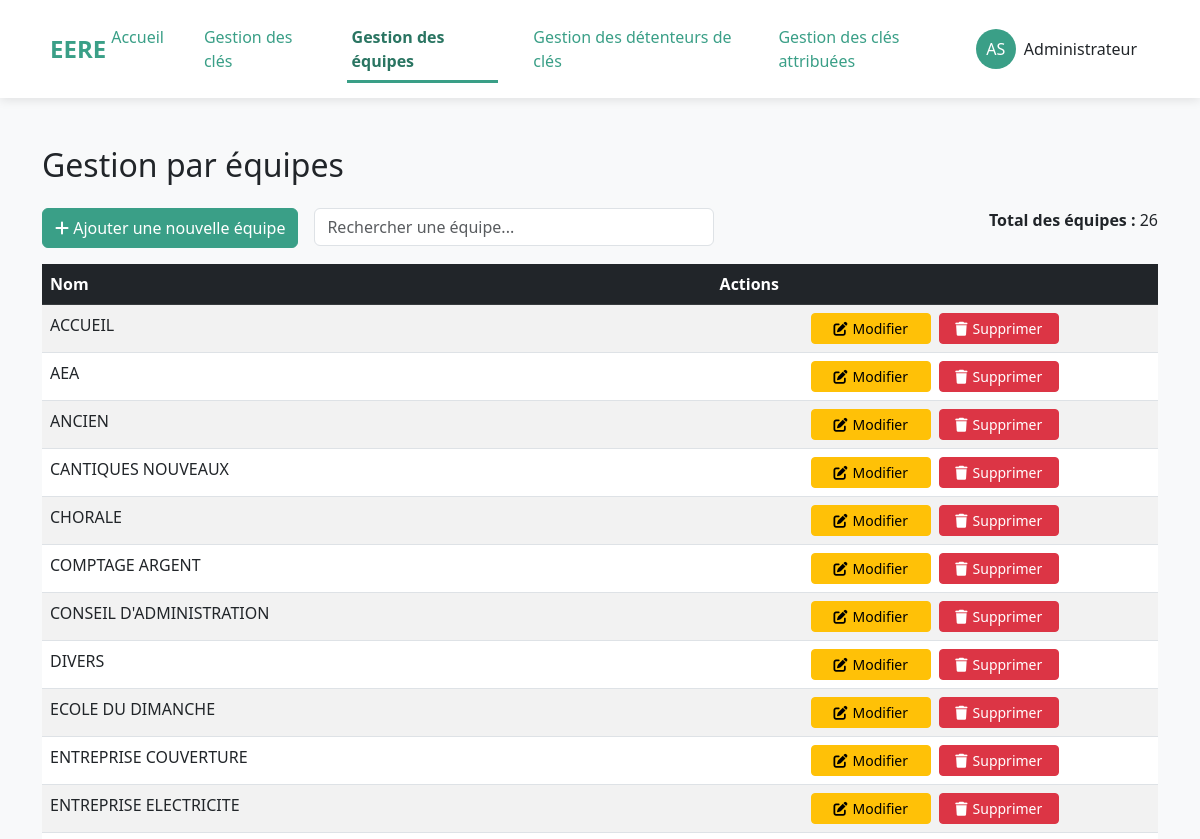
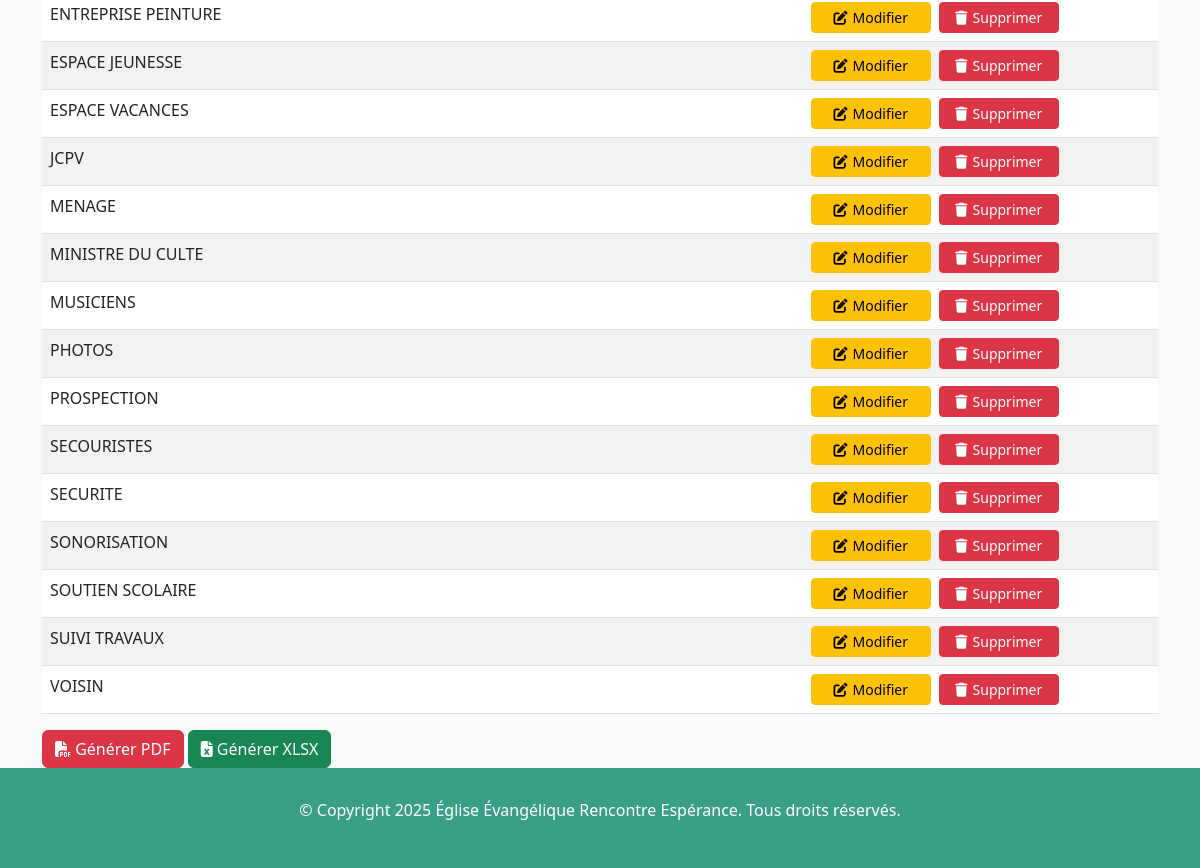
The app's page /teams/ (signed in), older data (2 pictures, top to bottom).
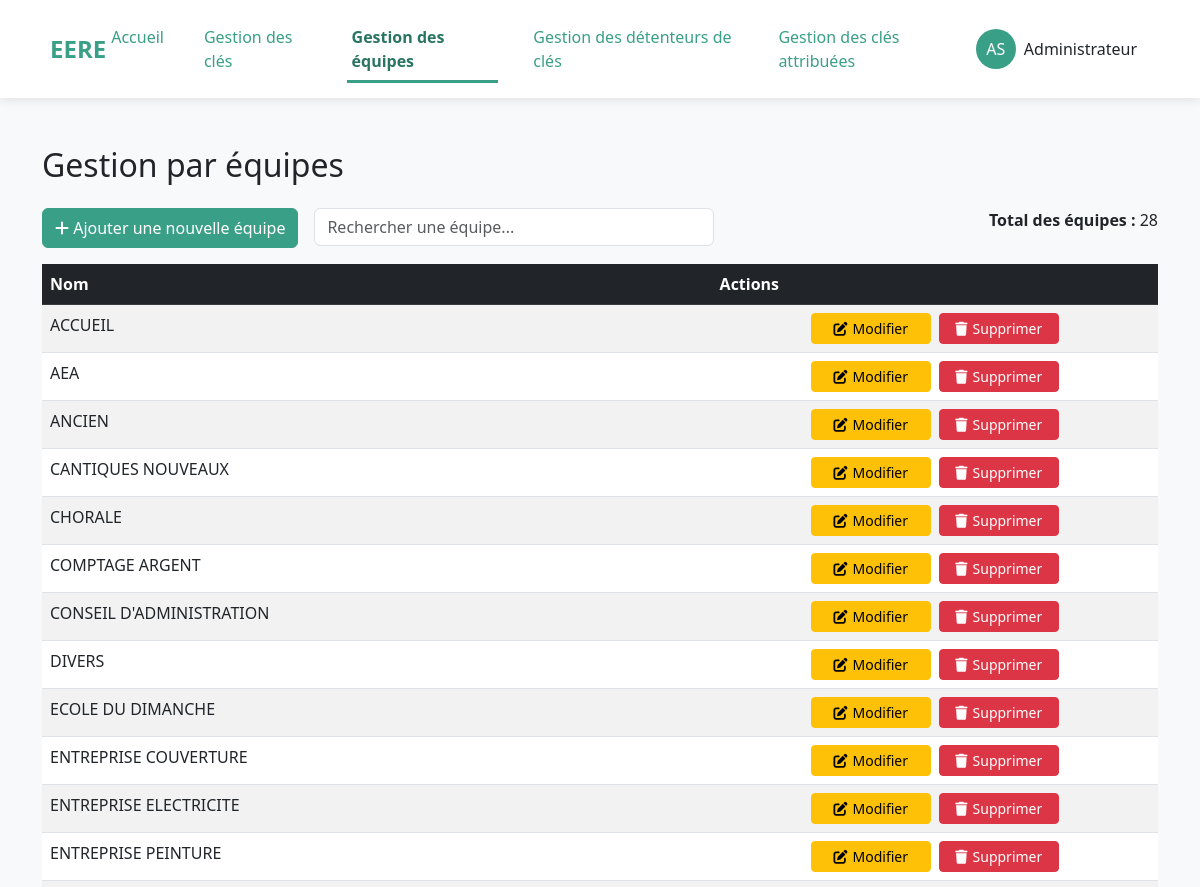
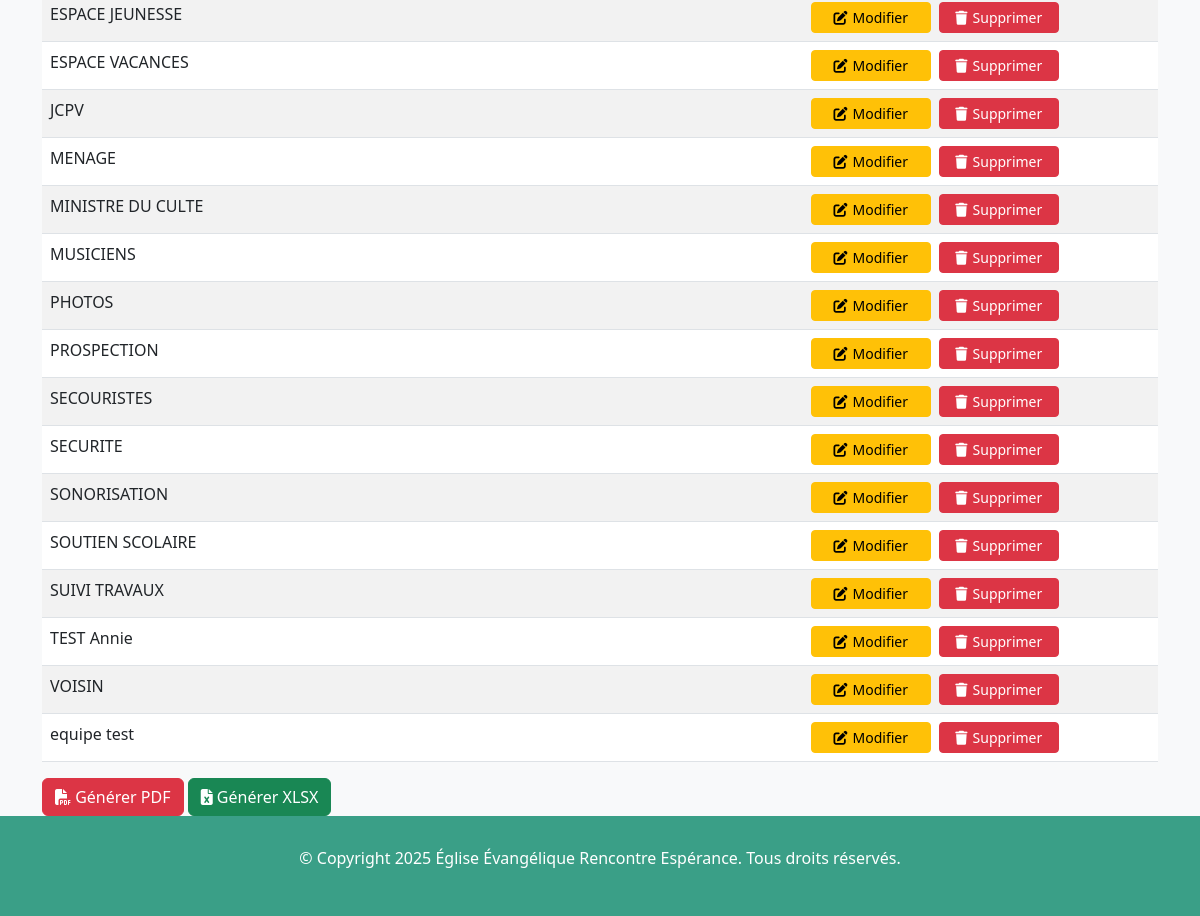
The same page, newer data (2 pictures, top to bottom).
### listings/models.py (models this page shows, shortened)
class Team(models.Model):
    name = models.CharField(max_length=20)

### listings/views.py (the view)
# urls.py: path('teams/', views.team_list, name='team_list'),
def team_list(request):
    users = User.objects.select_related(
        'team').all().order_by('name', 'firstname')
    teams = Team.objects.all().order_by('name')
    teams_count = teams.count()
    user_id = request.GET.get('user_id', None)
    team_id = request.GET.get('team_id', None)
    context = {
        'teams_count': teams_count,
        'teams': teams,
        'users': users,
        'user_id': user_id,
        'team_id': team_id,
        'selected_team_id': team_id,
    }
    return render(request, 'listings/teams.html', context)

### listings/utils.py (called while the page is built)
def set_current_user(user):
    _thread_locals.user = user

    def __call__(self, request):
        if hasattr(request, 'user') and request.user.is_authenticated:
            set_current_user(request.user)
        else:
            set_current_user(None)
        response = self.get_response(request)
        set_current_user(None)
        return response

### listings/templates/listings/teams.html (shortened to what this page needs)
{% extends 'listings/base.html' %}
{% load static %}
{% block content %}
<div class="container mt-5">
    <h2 class="mb-4">Gestion par équipes</h2>
    <div class="d-flex flex-row bd-highlight mb-3 gap-3">
        <button type="button" class="btn btn-primary" data-bs-toggle="modal" data-bs-target="#addTeamModal">
            <i class="fas fa-plus"></i> Ajouter une nouvelle équipe
        </button>
        <div class="search-container">
            <input type="text" id="searchInput" placeholder="Rechercher une équipe..." class="form-control w-100">
        </div>
        <div class="mb-3 ms-auto text-end">
            <span class="fw-bold">Total des équipes :</span>
            <span id="teamsCount">{{ teams_count }}</span>
        </div>
    </div>
    <table class="table table-striped table-hover" id="team_tab">
        <thead class="table-dark">
            <tr>
                <th scope="col" style="width: 60%">Nom</th>
                <th scope="col" style="width: 40%">Actions</th>
            </tr>
        </thead>
        <tbody>
            {% for team in teams %}
            <tr>
                <td>{{ team.name }}</td>
                <td>
                    <div class="d-flex gap-2 justify-content-center">
                        <button type="button" class="btn btn-warning btn-sm action-btn edit-btn"
                            data-bs-toggle="modal"
                            data-bs-target="#editTeamModal"
                            data-id="{{ team.id }}"
                            data-name="{{ team.name }}">
                            <i class="fas fa-edit"></i> Modifier
                        </button>
                        <button type="button" class="btn btn-danger btn-sm action-btn delete-btn"
                            data-bs-toggle="modal"
                            data-bs-target="#deleteTeamModal"
                            data-delete-url="{% url 'team_delete' team.id %}"
                            data-team-name="{{ team.name }}">
                            <i class="fas fa-trash"></i> Supprimer
                        </button>
                    </div>
                </td>
            </tr>
            {% empty %}
            <tr>
                <td colspan="2" class="text-center">Aucune équipe</td>
            </tr>
            {% endfor %}
        </tbody>
    </table>
    <div class="export-buttons">
        <button type="button" class="btn btn-danger" id="generatePdfBtn">
            <i class="fas fa-file-pdf"></i> Générer PDF
        </button>
        <button type="button" class="btn btn-success" id="generateXlsxBtn">
            <i class="fas fa-file-excel"></i> Générer XLSX
        </button>
    </div>
</div>
{% endblock %}

Row changes from the older to the newer data that the page shows:
added Team: name "TEST Annie"
added Team: name "equipe test"
Text that changed along with them:
{{ teams_count }}: "26" → "28"
